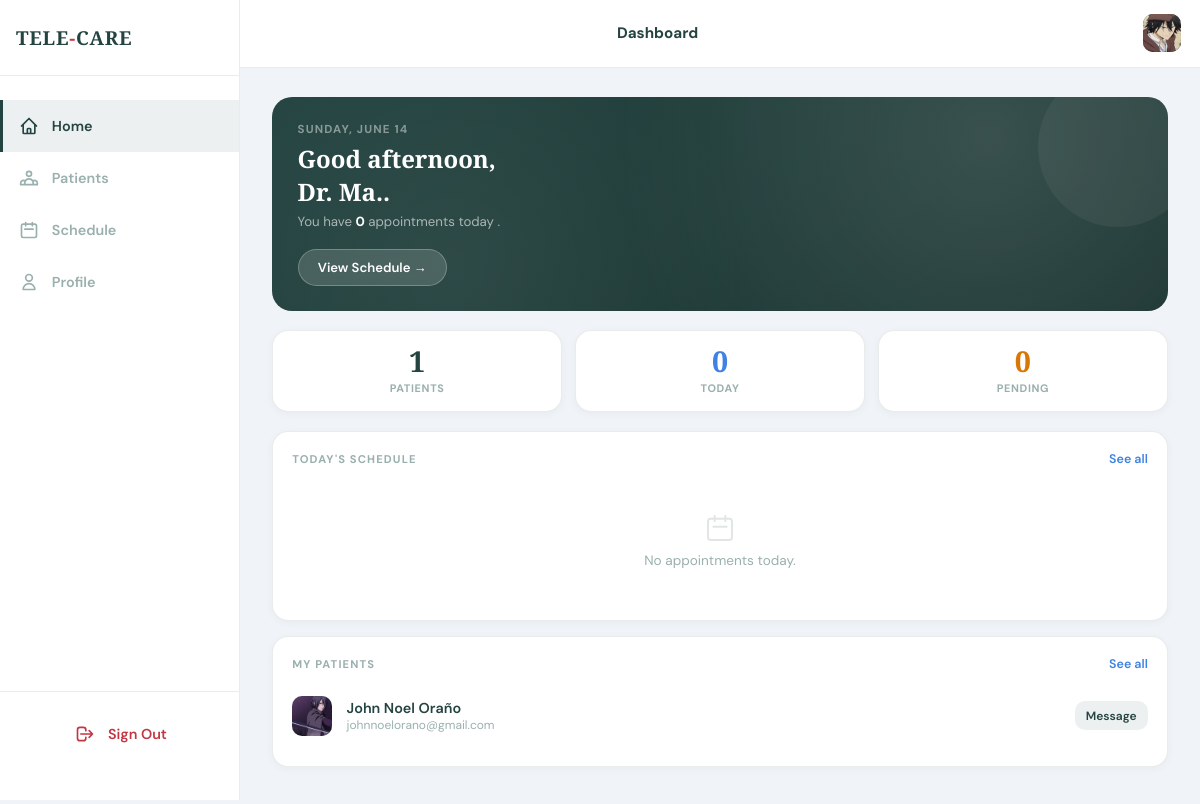
Screenshot of /doctor/dashboard.php (signed in) with the database file from the repository.
### tables this page shows
CREATE TABLE `doctors` (
  `id` int NOT NULL AUTO_INCREMENT,
  `full_name` varchar(150) NOT NULL,
  `specialty` varchar(100) DEFAULT NULL,
  `subspecialty` varchar(100) DEFAULT NULL,
  `clinic_name` varchar(150) DEFAULT NULL,
  `email` varchar(150) NOT NULL,
  `password` varchar(255) DEFAULT NULL,
  `phone_number` varchar(20) DEFAULT NULL,
  `profile_photo` varchar(255) DEFAULT NULL,
  `bio` text,
  `consultation_fee` decimal(10,2) DEFAULT '0.00',
  `languages_spoken` varchar(255) DEFAULT NULL,
  `rating` decimal(2,1) DEFAULT '0.0',
  `access_level` enum('junior','senior','consultant') DEFAULT 'junior',
  `status` enum('pending','active','inactive') DEFAULT 'pending',
  `is_available` tinyint(1) DEFAULT '0',
  `license_number` varchar(100) DEFAULT NULL,
  `issuing_board` varchar(150) DEFAULT NULL,
  `license_file` varchar(255) DEFAULT NULL,
  `board_cert_file` varchar(255) DEFAULT NULL,
  `consent_signed` tinyint(1) DEFAULT '0',
  `is_verified` tinyint(1) DEFAULT '0',
  `verified_at` timestamp NULL DEFAULT NULL,
  `verified_by` int DEFAULT NULL,
  `invite_token` varchar(100) DEFAULT NULL,
  `invite_expires` datetime DEFAULT NULL,
  `setup_complete` tinyint(1) DEFAULT '0',
  `created_at` timestamp NULL DEFAULT CURRENT_TIMESTAMP,
  `updated_at` timestamp NULL DEFAULT CURRENT_TIMESTAMP ON UPDATE CURRENT_TIMESTAMP,
  PRIMARY KEY (`id`),
  UNIQUE KEY `email` (`email`),
  KEY `verified_by` (`verified_by`),
  CONSTRAINT `doctors_ibfk_1` FOREIGN KEY (`verified_by`) REFERENCES `admins` (`id`) ON DELETE SET NULL
);

CREATE TABLE `patients` (
  `id` int NOT NULL AUTO_INCREMENT,
  `full_name` varchar(150) NOT NULL,
  `date_of_birth` date NOT NULL,
  `gender` enum('Male','Female','Prefer not to say') NOT NULL,
  `email` varchar(150) NOT NULL,
  `phone_number` varchar(20) NOT NULL,
  `profile_photo` varchar(255) DEFAULT NULL,
  `emergency_name` varchar(150) DEFAULT NULL,
  `emergency_relationship` varchar(80) DEFAULT NULL,
  `emergency_number` varchar(20) DEFAULT NULL,
  `password` varchar(255) NOT NULL,
  `security_question` varchar(255) DEFAULT NULL,
  `security_answer` varchar(255) DEFAULT NULL,
  `home_address` varchar(255) DEFAULT NULL,
  `city` varchar(100) DEFAULT NULL,
  `country_region` varchar(100) DEFAULT NULL,
  `insurance_provider` varchar(150) DEFAULT NULL,
  `insurance_policy_no` varchar(100) DEFAULT NULL,
  `preferred_language` varchar(80) DEFAULT 'English',
  `created_at` timestamp NULL DEFAULT CURRENT_TIMESTAMP,
  `updated_at` timestamp NULL DEFAULT CURRENT_TIMESTAMP ON UPDATE CURRENT_TIMESTAMP,
  PRIMARY KEY (`id`),
  UNIQUE KEY `email` (`email`)
);

### doctor/includes/auth.php (called while the page is built, shortened)
<?php
require_once '../database/config.php';
$doctor_id = $_SESSION['doctor_id'];
$stmt = $conn->prepare("SELECT * FROM doctors WHERE id = ? AND status = 'active' LIMIT 1");
$stmt->bind_param("i", $doctor_id);
$stmt->execute();
$result = $stmt->get_result();
$doc = $result->fetch_assoc();

### doctor/dashboard.php (the view, shortened to what this page needs)
<?php
require_once 'includes/auth.php';
$patient_result = $conn->query("SELECT COUNT(*) c FROM patient_doctors WHERE doctor_id=$doctor_id");
$patient_count = $patient_result ? $patient_result->fetch_assoc()['c'] : 0;
$today_result = $conn->query("SELECT COUNT(*) c FROM appointments WHERE doctor_id=$doctor_id AND appointment_date=CURDATE() AND status IN ('Pending','Confirmed')");
$today_appts = $today_result ? $today_result->fetch_assoc()['c'] : 0;
$pending_result = $conn->query("SELECT COUNT(*) c FROM appointments WHERE doctor_id=$doctor_id AND status='Pending'");
$pending_count = $pending_result ? $pending_result->fetch_assoc()['c'] : 0;
$today = $conn->query("
    SELECT a.*, p.full_name AS patient_name, p.profile_photo AS patient_photo
    FROM appointments a
    JOIN patients p ON p.id = a.patient_id
    WHERE a.doctor_id=$doctor_id AND a.appointment_date=CURDATE()
    AND a.status IN ('Pending','Confirmed')
    ORDER BY a.appointment_time ASC LIMIT 5
");
$recent_patients = $conn->query("
    SELECT p.*
    FROM patients p
    JOIN patient_doctors pd ON pd.patient_id=p.id
    WHERE pd.doctor_id=$doctor_id
    LIMIT 4
");
$page_title_short = 'Dashboard';
require_once 'includes/header.php';
?>
<div class="page">
  <div style="background:linear-gradient(135deg,var(--green),var(--green-dark));border-radius:20px;padding:1.6rem;margin-bottom:1.2rem;position:relative;overflow:hidden;">
    <div style="position:absolute;inset:0;background-image:radial-gradient(circle at 80% 20%,rgba(255,255,255,0.12) 0%,transparent 50%),radial-gradient(circle at 20% 80%,rgba(255,255,255,0.06) 0%,transparent 40%);pointer-events:none;"></div>
    <div style="position:absolute;right:-30px;top:-30px;width:160px;height:160px;border-radius:50%;background:rgba(255,255,255,0.05);pointer-events:none;"></div>
    <?php
      $firstName = explode(' ', $doc['full_name']);
      $firstName = $firstName[0];
    ?>
    <div style="font-size:0.72rem;font-weight:700;text-transform:uppercase;letter-spacing:0.1em;color:rgba(255,255,255,0.45);margin-bottom:0.3rem;position:relative;z-index:1;">
      <?= date('l, F j') ?>
    </div>
    <h2 style="font-size:1.5rem;color:#fff;margin-bottom:0.3rem;position:relative;z-index:1;">
      Good <?= (date('H') < 12 ? 'morning' : (date('H') < 18 ? 'afternoon' : 'evening')) ?>,<br/>Dr. <?= htmlspecialchars($firstName) ?>.
    </h2>
    <p style="color:rgba(255,255,255,0.6);font-size:0.83rem;position:relative;z-index:1;margin-bottom:1.2rem;">
      You have <strong style="color:#fff;"><?= $today_appts ?></strong> appointment<?= $today_appts != 1 ? 's' : '' ?> today
      <?php if ($pending_count > 0): ?> and <strong style="color:#fbbf24;"><?= $pending_count ?> pending</strong> review<?php endif; ?>.
    </p>
    <a href="appointments.php" style="display:inline-flex;align-items:center;gap:0.4rem;background:rgba(255,255,255,0.15);color:#fff;backdrop-filter:blur(8px);border:1px solid rgba(255,255,255,0.25);padding:0.55rem 1.2rem;border-radius:50px;font-size:0.82rem;font-weight:600;text-decoration:none;position:relative;z-index:1;">
      View Schedule →
    </a>
  </div>
  <div style="display:grid;grid-template-columns:repeat(3,1fr);gap:0.8rem;margin-bottom:1.2rem;">
    <?php
    $stats = [
      ['num' => $patient_count, 'lbl' => 'Patients',  'color' => 'var(--green)'],
      ['num' => $today_appts,   'lbl' => 'Today',      'color' => 'var(--blue)'],
      ['num' => $pending_count, 'lbl' => 'Pending',    'color' => '#d97706'],
    ];
    foreach ($stats as $s): ?>
    <div class="card" style="text-align:center;padding:1rem 0.8rem;margin-bottom:0;">
      <div style="font-family:'Playfair Display',serif;font-size:1.8rem;font-weight:900;color:<?= $s['color'] ?>;line-height:1;"><?= $s['num'] ?></div>
      <div style="font-size:0.68rem;color:var(--muted);margin-top:0.3rem;font-weight:700;text-transform:uppercase;letter-spacing:0.06em;"><?= $s['lbl'] ?></div>
    </div>
    <?php endforeach; ?>
  </div>
  <div class="card">
    <div style="display:flex;justify-content:space-between;align-items:center;margin-bottom:0.8rem;">
      <div class="section-label" style="margin-bottom:0;">Today's Schedule</div>
      <a href="appointments.php" style="font-size:0.78rem;color:var(--blue);font-weight:600;text-decoration:none;">See all</a>
    </div>
    <?php if ($today && $today->num_rows > 0):
      while ($a = $today->fetch_assoc()):
    ?>
    <div class="appt-item">
      <div class="appt-date-box" style="background:rgba(36,68,65,0.07);">
        <div class="day" style="font-size:1rem;color:var(--green);"><?= date('h:i', strtotime($a['appointment_time'])) ?></div>
        <div class="mon"><?= date('A', strtotime($a['appointment_time'])) ?></div>
      </div>
      <div class="pat-avatar">
        <?php if (!empty($a['patient_photo'])): ?>
          <img src="../../<?= htmlspecialchars($a['patient_photo']) ?>"/>
        <?php else: ?>
          <?= strtoupper(substr($a['patient_name'], 0, 2)) ?>
        <?php endif; ?>
      </div>
      <div style="flex:1;">
        <div style="font-weight:600;font-size:0.9rem;"><?= htmlspecialchars($a['patient_name']) ?></div>
        <div style="font-size:0.76rem;color:var(--muted);"><?= htmlspecialchars($a['type'] ?? 'Consultation') ?></div>
      </div>
      <span class="badge <?= $a['status']==='Confirmed'?'badge-green':'badge-orange' ?>"><?= $a['status'] ?></span>
    </div>
    <?php endwhile; else: ?>
    <div class="empty-state">
      <svg width="32" height="32" fill="none" viewBox="0 0 24 24" stroke="currentColor" stroke-width="1.5"><path stroke-linecap="round" stroke-linejoin="round" d="M8 7V3m8 4V3m-9 8h10M5 21h14a2 2 0 002-2V7a2 2 0 00-2-2H5a2 2 0 00-2 2v12a2 2 0 002 2z"/></svg>
      No appointments today.
    </div>
    <?php endif; ?>
  </div>
  <div class="card">
    <div style="display:flex;justify-content:space-between;align-items:center;margin-bottom:0.8rem;">
      <div class="section-label" style="margin-bottom:0;">My Patients</div>
      <a href="patients.php" style="font-size:0.78rem;color:var(--blue);font-weight:600;text-decoration:none;">See all</a>
    </div>
    <?php if ($recent_patients && $recent_patients->num_rows > 0):
      while ($pt = $recent_patients->fetch_assoc()):
    ?>
    <div class="patient-item">
      <div class="pat-avatar">
        <?php if (!empty($pt['profile_photo'])): ?>
          <img src="../../<?= htmlspecialchars($pt['profile_photo']) ?>"/>
        <?php else: ?>
          <?= strtoupper(substr($pt['full_name'], 0, 2)) ?>
        <?php endif; ?>
      </div>
      <div style="flex:1;">
        <div style="font-weight:600;font-size:0.9rem;"><?= htmlspecialchars($pt['full_name']) ?></div>
        <div style="font-size:0.75rem;color:var(--muted);"><?= htmlspecialchars($pt['email']) ?></div>
      </div>
      <a href="chat.php?patient_id=<?= $pt['id'] ?>" style="background:rgba(36,68,65,0.08);border-radius:10px;padding:0.4rem 0.7rem;font-size:0.75rem;font-weight:600;color:var(--green);text-decoration:none;">Message</a>
    </div>
    <?php endwhile; else: ?>
    <div class="empty-state">No patients assigned yet.</div>
    <?php endif; ?>
  </div>
</div>
<?php require_once 'includes/nav.php'; ?>
</body>
</html>

### doctor/includes/header.php (shortened to what this page needs)
<!DOCTYPE html>
<html lang="en">
<head>
</head>
<body>
<div class="top-header">
  <div class="header-left">
    <button class="hamburger-btn" id="sidebarToggle" title="Toggle sidebar">
    </button>
    <div class="header-brand">TELE<span>-</span>CARE</div>
  </div>
  <div class="header-center"><?= $page_title_short ?? '' ?></div>
  <a href="profile.php" class="header-avatar">
    <?php if (!empty($doc['profile_photo'])): ?>
      <img src="../../<?= htmlspecialchars($doc['profile_photo']) ?>" alt="photo"/>
    <?php else: ?>
      <?= strtoupper(substr($doc['full_name'], 0, 2)) ?>
    <?php endif; ?>
  </a>
</div>

### doctor/includes/header.php (style rules this page uses)
:root { --green:#244441; --green-dark:#1a3330; --red:#C33643; --blue:#3F82E3; --blue-dark:#2563C4; --bg:#F0F4F8; --white:#FFFFFF; --muted:#9ab0ae; --border:rgba(36,68,65,0.1); }
* { box-sizing:border-box; margin:0; padding:0; }
body { font-family:'DM Sans',sans-serif; background:var(--bg); color:var(--green); min-height:100vh; }
h1,h2,h3 { font-family:'Playfair Display',serif; }
.top-header { background:var(--white); padding:0.9rem 1.2rem; display:flex; align-items:center; justify-content:space-between; border-bottom:1px solid var(--border); position:sticky; top:0; z-index:99; }
.header-left { display:flex; align-items:center; gap:1rem; }
.hamburger-btn { display:flex; align-items:center; justify-content:center; background:none; border:none; cursor:pointer; color:var(--green); font-size:1.3rem; padding:0.4rem; transition:transform 0.2s; }
@media (min-width: 768px) { .hamburger-btn { display:flex; } }
.header-brand { font-family:'Playfair Display',serif; font-size:1.1rem; font-weight:900; color:var(--green); }
.header-brand span { color:var(--red); }
.header-avatar { width:38px; height:38px; border-radius:10px; background:linear-gradient(135deg,var(--green),var(--green-dark)); color:#fff; display:flex; align-items:center; justify-content:center; font-weight:700; font-size:0.88rem; overflow:hidden; text-decoration:none; }
.header-avatar img { width:100%; height:100%; object-fit:cover; }
.header-center { font-size:0.95rem; font-weight:700; }
@media (min-width: 768px) { .page { padding:1.5rem; max-width:calc(100% - 240px); margin-left:240px; } }
.card { background:var(--white); border-radius:16px; padding:1.2rem; margin-bottom:0.9rem; border:1px solid var(--border); box-shadow:0 2px 8px rgba(0,0,0,0.04); }
.patient-item { display:flex; align-items:center; gap:0.9rem; padding:0.7rem 0; border-bottom:1px solid var(--border); }
.patient-item:last-child { border-bottom:none; }
.pat-avatar { width:40px; height:40px; border-radius:10px; background:linear-gradient(135deg,#e8f4f3,#c8e6e3); color:var(--green); display:flex; align-items:center; justify-content:center; font-weight:700; font-size:0.85rem; flex-shrink:0; overflow:hidden; }
.pat-avatar img { width:100%; height:100%; object-fit:cover; }
.empty-state { text-align:center; padding:2rem; color:var(--muted); font-size:0.85rem; }
.empty-state svg { margin:0 auto 0.5rem; display:block; opacity:0.3; }
.section-label { font-size:0.7rem; font-weight:700; text-transform:uppercase; letter-spacing:0.1em; color:var(--muted); margin-bottom:0.8rem; }

### doctor/dashboard.php (style rules this page uses)
.page { background: transparent !important; overflow-x: clip; }
@media (min-width: 768px) { .page { max-width: calc(100% - 240px); margin-left: 240px; padding: 1.8rem 2rem 2rem !important; } }

### doctor/includes/nav.php (style rules this page uses)
:root { --sidebar-width: 240px; }
@media (min-width: 768px) { .page { margin-left: var(--sidebar-width); transition: margin-left 0.3s; } }

### rows the page displays
doctors: profile_photo (picture), full_name "Ma."
patients: profile_photo (picture), full_name "John Noel Oraño", email "johnnoelorano@gmail.com"

### other values shown
$page_title_short "Dashboard"
$today_appts "0"
$s['num'] "1"
$s['lbl'] "PATIENTS"
$s['num'] "0"
$s['lbl'] "TODAY"
$s['lbl'] "PENDING"
